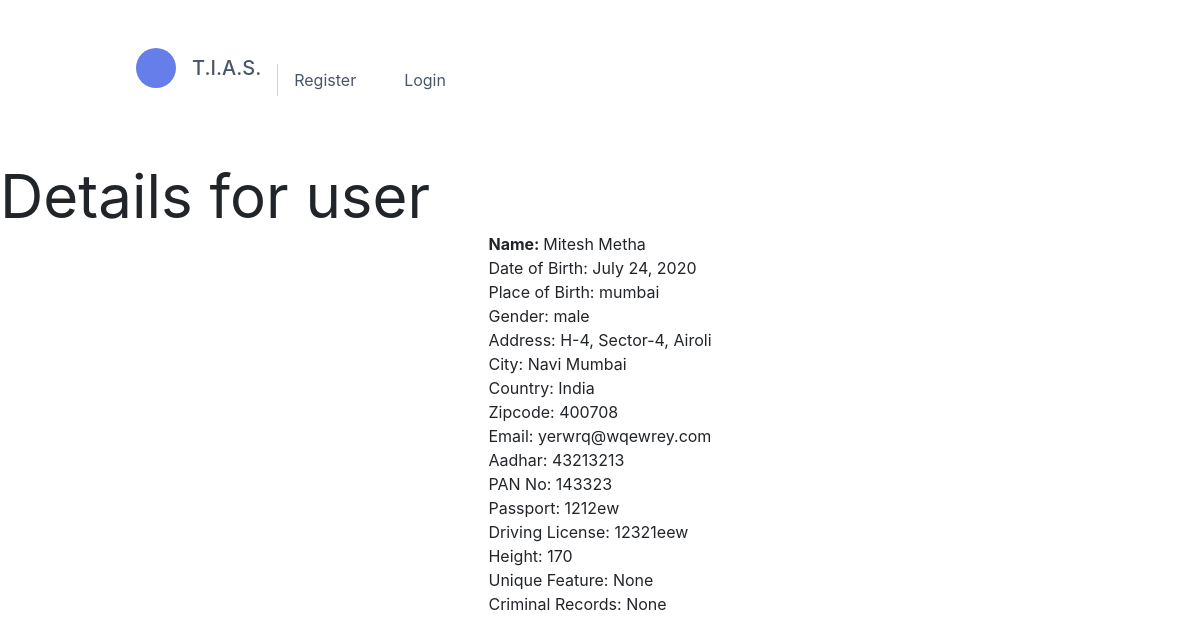
/records/user/e34c953d-7dd5-494c-96b8-52a7a7e3a644, run on the app's committed database.
### accounts/models.py (models this page shows, shortened)
class UserDetails(models.Model):
	ERROR_DICT={1:'Enter Valid Information'}
	parentUser=models.ForeignKey(User, on_delete=models.CASCADE)
	userID=models.UUIDField(primary_key = True, default = uuid.uuid4, editable = False)
	firstname = models.CharField(max_length=140,error_messages=ERROR_DICT,null=True)
	lastname = models.CharField(max_length=140,error_messages=ERROR_DICT,null=True)
	dob = models.DateField(help_text="Enter in DD/MM/YYYY Format",error_messages=ERROR_DICT,null=True)
	placeOfBirth = models.CharField(max_length=140,error_messages=ERROR_DICT,null=True)
	gender = models.CharField(max_length=7,error_messages=ERROR_DICT,null=True)
	address = models.CharField(max_length=255,error_messages=ERROR_DICT,null=True)
	city = models.CharField(max_length=72,error_messages=ERROR_DICT,null=True)
	country = models.CharField(max_length=72,error_messages=ERROR_DICT,null=True)
	zipcode = models.CharField(max_length=10,error_messages=ERROR_DICT,null=True)
	email = models.EmailField(error_messages=ERROR_DICT,null=True)
	aadhar = models.CharField(max_length=12,unique=True,error_messages=ERROR_DICT,null=True)
	pancard = models.CharField(max_length=10,unique=True,error_messages=ERROR_DICT,null=True)
	passport = models.CharField(max_length=14,unique=True,error_messages=ERROR_DICT,null=True)
	dlicense =models.CharField(max_length=14,unique=True,error_messages=ERROR_DICT,null=True)
	height = models.IntegerField(error_messages=ERROR_DICT,null=True)
	unique_feature = models.TextField(max_length=255,error_messages=ERROR_DICT,null=True)
	prev_records = models.CharField(max_length=1000,null=True)

### operations/views.py (the view)
# urls.py: path('user/<uuid:userID>',views.recordDetails,name='details'),
def recordDetails(request,userID):
	record=UserDetails.objects.get(userID=userID)
	return render(request,'recordDetails.html',{'record':record})

### operations/templates/recordDetails.html (shortened to what this page needs)
{% extends 'base.html' %}
{% block body %}
<div style="align-items: center;">
		<h1 style="font-size: 60px;">Details for user</h1>
</div>
<div class="d-flex justify-content-center align-items-center login-container">
	<ul>
		<li><b>Name: </b>{{ record.firstname }} {{ record.lastname }}</li>
		<li>Date of Birth: {{ record.dob }}</li>
		<li>Place of Birth: {{ record.placeOfBirth }}</li>
		<li>Gender: {{ record.gender }}</li>
		<li>Address: {{ record.address }}</li>
		<li>City: {{ record.city }}</li>
		<li>Country: {{ record.country }}</li>
		<li>Zipcode: {{ record.zipcode }}</li>
		<li>Email: {{ record.email }}</li>
		<li>Aadhar: {{ record.aadhar }}</li>
		<li>PAN No: {{ record.pancard }}</li>
		<li>Passport: {{ record.passport }}</li>
		<li>Driving License: {{ record.dlicense }}</li>
		<li>Height: {{ record.height }}</li>
		<li>Unique Feature: {{ record.unique_feature }}</li>
		<li>Criminal Records: {{ record.prev_records }}</li>
	</ul>
</div>
{% endblock %}

### data on the page
UserDetails: firstname "Mitesh", lastname "Metha", dob "July 24, 2020", placeOfBirth "mumbai", gender "male", address "H-4, Sector-4, Airoli", city "Navi Mumbai", country "India", zipcode "400708", email "yerwrq@wqewrey.com", aadhar "43213213", pancard "143323", passport "1212ew", dlicense "12321eew", height "170", unique_feature "None", prev_records "None"
